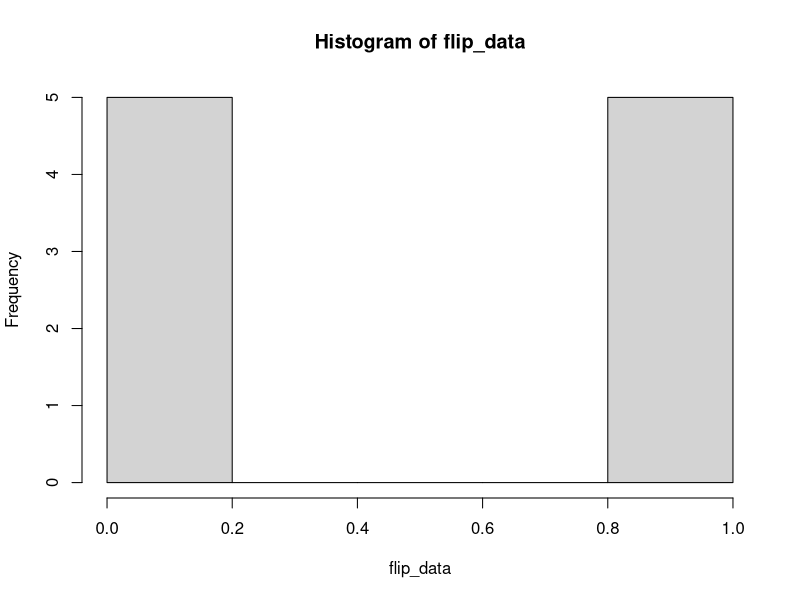

Recreate this plot in R.
## ---- chunk 1
possibilities <- c(0,1) # either heads (1) or tails (0).
                        # c(...) makes a list of whatever you include in the ...
probabilities <- c(0.5, 0.5)
                        # a 50% chance of heads, a 50% chance of tails.
(flip_data = sample(x = possibilities, size = 10, replace=TRUE, prob=probabilities))
                        # x is the vector of possible outcomes.
                        # size is the number of coin flips I want.
                        # we are flipping coin, not drawing from a deck, so ne
                        #   second flip is just as likely to get heads or tails
                        #   as the first: we *do* replace.
                        # prob is a vector of probabilities for each x
                        # encasing the whole thing in parentheses shows the
                        #   value of the variable you set as you set it

## ---- chunk 2
hist(flip_data)         # hist() generates a simple historam. We could make
                        # this prettier with ggplot2, but we don't need that right
                        # now.


## ---- chunk 3
# here I'll write a function and then use the map function to apply that
# situation multiple times.This is a great technique for simulation and,
# once you're acquainted with it, can lead to more efficient and/or easier#
# to read code than complicated nested for-loops.

# first, we define a simple function that returns a 1 if a roll of a simulated
# die with a variable number of 'sides' equals a target number 'tn' or higher.

library(tidyverse)

simulate_die_roll <- function(sides = 4, tn = 4) { # this starts describing
                                                   # the function and creates
                                                   # two parameters, sides
                                                   # and tn, which will be set
                                                   # to 4 but can be changed
                                                   # when the function is called
  roll <- sample(1:sides, size = 1) # roll a die, size 1 to 'sides'.
  if(roll >= tn){1} else {0} # if roll >= target number, then return 1,
                             # otherwise, return 0.
}

# with this simple (and poorly error-proofed) function defined, we can use it
# to sample some data.

dice <- c(4, 6, 8, 12, 20) # gather our dice
results <- 0 # blank the results variable, in case I was sloppy elsewhere
nsimsperdie <- 10 # number of rolls per die

(d4 <- unlist(map(1:nsimsperdie, ~ simulate_die_roll(sides = 4, tn=4))))
(d6 <- unlist(map(1:nsimsperdie, ~ simulate_die_roll(sides = 6, tn=4))))
(d8 <- unlist(map(1:nsimsperdie, ~ simulate_die_roll(sides = 8, tn=4))))
(d12 <- unlist(map(1:nsimsperdie, ~ simulate_die_roll(sides = 12, tn=4))))
(d20 <- unlist(map(1:nsimsperdie, ~ simulate_die_roll(sides = 20, tn=4))))


